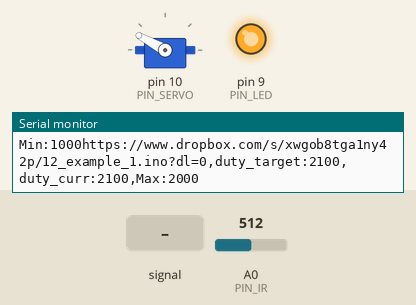
This sketch was run on a simulated Arduino Uno, built with avr-gcc and run on an emulated ATmega328P. On the bench: servo, output pins drawn as LEDs (lit = HIGH), the last lines printed to the serial monitor. The inputs (shaded band) are chosen by the test bench; at power-on: A0 (PIN_IR) = 512.

Above: at 1.2 s.
1.3 s: A0 (PIN_IR) fed a 1000 Hz sine of ±255 counts around its level
At 3.37 s:
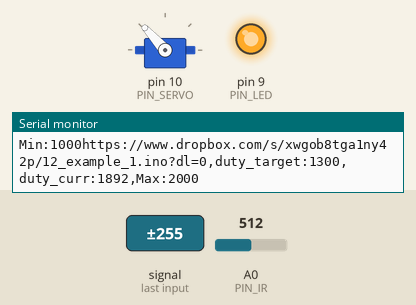
At 3.85 s:
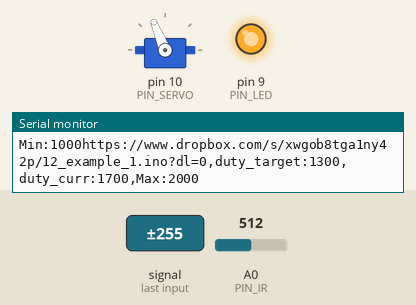
4.3 s: A0 (PIN_IR) set to 716
7.3 s: A0 (PIN_IR) set to 304
9.7 s: A0 (PIN_IR) set to 277
At 13.5 s:
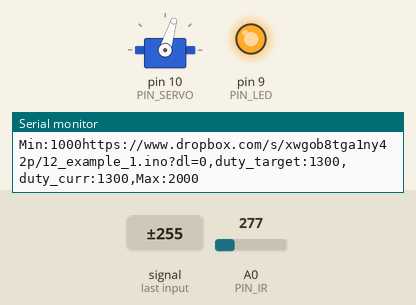
Timing chart, 0 to 13.7 s (numbered marks = the images above; inputs shaded):
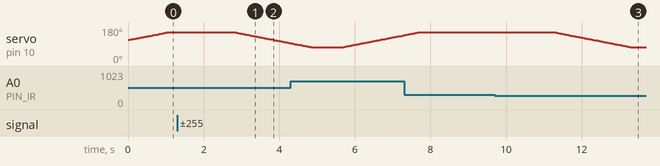

The sketch:

21_bbc_20213075.ino
```cpp
#include <Servo.h>

// Arduino pin assignment
#define PIN_IR A0
#define PIN_LED 9
#define PIN_SERVO 10

// configurable parameters
#define _DUTY_MIN 1300 // servo full clockwise position (0 degree)
#define _DUTY_NEU 1700// servo neutral position (90 degree)
#define _DUTY_MAX 2100 // servo full counterclockwise position (180 degree)

#define _POS_START (_DUTY_MIN + 100)
#define _POS_END (_DUTY_MAX - 100)

#define _SERVO_SPEED 100 // servo speed limit (unit: degree/second)
#define INTERVAL 20  // servo update interval

// global variables
unsigned long last_sampling_time; // unit: ms
int duty_chg_per_interval; // maximum duty difference per interval
int toggle_interval, toggle_interval_cnt;
float pause_time; // unit: sec
Servo myservo;
int duty_target, duty_curr;
int a, b; // unit: mm

void setup() {
// initialize GPIO pins
  pinMode(PIN_LED,OUTPUT);
  digitalWrite(PIN_LED, 1);
  myservo.attach(PIN_SERVO);
  duty_target = duty_curr = _DUTY_NEU;
  myservo.writeMicroseconds(duty_curr);

// initialize serial port
  Serial.begin(57600);

// convert angle speed into duty change per interval.
    duty_chg_per_interval = (_DUTY_MAX - _DUTY_MIN) * (_SERVO_SPEED / 180.0) * (INTERVAL / 1000.0);

// initialize variables for servo update.
  pause_time = 1;
  toggle_interval = (180.0 / _SERVO_SPEED + pause_time) * 1000 / INTERVAL;
  toggle_interval_cnt = toggle_interval;

// initialize last sampling time
  last_sampling_time = 0;

  a = 85;
  b = 300;
}

float ir_distance(void){ // return value unit: mm
  float val;
  float volt = float(analogRead(PIN_IR));
  val = ((6762.0/(volt-9.0))-4.0) * 10.0;
  return val;
}

void loop() {
  float raw_dist = ir_distance();
  float dist_cali = 100 + 300.0 / (b - a) * (raw_dist - a);

  // wait until next sampling time.
// millis() returns the number of milliseconds since the program started. Will overflow after 50 days.
  if(millis() < last_sampling_time + INTERVAL) return;

// adjust duty_curr toward duty_target by duty_chg_per_interval
  if(duty_target > duty_curr) {
    duty_curr += duty_chg_per_interval;
    if(duty_curr > duty_target) duty_curr = duty_target;
  }
  else {
    duty_curr -= duty_chg_per_interval;
    if(duty_curr < duty_target) duty_curr = duty_target;
  }
// update servo position
  myservo.writeMicroseconds(duty_curr);

// output the read value to the serial port
  Serial.print("Min:1000https://www.dropbox.com/s/xwgob8tga1ny42p/12_example_1.ino?dl=0,duty_target:");
  Serial.print(duty_target);
  Serial.print(",duty_curr:");
  Serial.print(duty_curr);
  Serial.println(",Max:2000");

// toggle duty_target between _DUTY_MIN and _DUTY_MAX.
  if(toggle_interval_cnt >= toggle_interval) {
    toggle_interval_cnt = 0;
      // duty_target setting
    if(dist_cali >255) {
      duty_target = _DUTY_MIN;
    }

    else {
      duty_target = _DUTY_MAX;
    }
  }
  else {
    toggle_interval_cnt++;
  }

// update last sampling time
  last_sampling_time += INTERVAL;
}
```

Measured:
- the behaviour switches between 296 and 295 on A0 (PIN_IR) (found by bisection; images 2 and 3)
- after the input at 1.3 s, servo on pin 10 (PIN_SERVO): moves from 151° to 95° over 1.4 s, starting after 1.6 s
- after the input at 9.7 s, servo on pin 10 (PIN_SERVO): moves from 151° to 73° over 2.0 s, starting after 1.6 s
